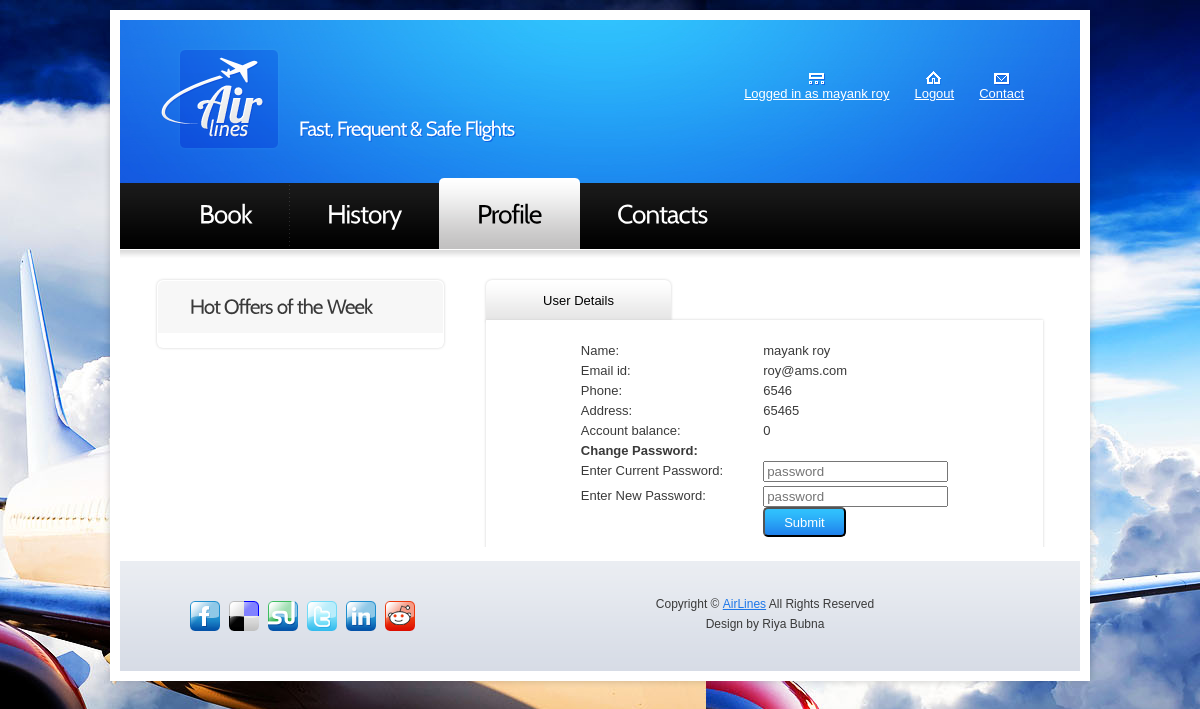
Screenshot of /profile.php (signed in) with the database file from the repository.
### tables this page shows
CREATE TABLE IF NOT EXISTS `users` (
`id` int(10) unsigned NOT NULL,
  `email` varchar(30) NOT NULL,
  `password` varchar(30) NOT NULL,
  `first_name` varchar(30) NOT NULL,
  `last_name` varchar(30) NOT NULL,
  `phone` varchar(30) NOT NULL,
  `address` varchar(30) NOT NULL,
  `isadmin` int(11) NOT NULL DEFAULT '0',
  `balance` int(11) NOT NULL DEFAULT '0'
);

### profile.php (the view, shortened to what this page needs)
<!DOCTYPE html>
<html lang="en">
<head>
<link rel="stylesheet" href="css/reset.css" type="text/css" media="all">
<link rel="stylesheet" href="css/layout.css" type="text/css" media="all">
<link rel="stylesheet" href="css/style.css" type="text/css" media="all">
</head>
<body id="page3">
<div class="main">
  <?php
  echo '<header>';
  include_once 'header.php';
echo '<nav>
<ul id="menu">
<li><a href="book.php"><span><span>Book</span></span></a></li>
<li><a href="history.php"><span><span>History</span></span></a></li>
<li id="menu_active"><a href="profile.php"><span><span>Profile</span></span></a></li>';
echo '<li class="end"><a href="contacts.php"><span><span>Contacts</span></span></a></li>
</ul>
</nav>
</header>';
?>
  <section id="content">
    <div class="wrapper pad1">
      <article class="col1">
        <?php include 'offers.php'; ?>
      </article>
      <article class="col2">
        <div class="tabs2">
          <ul class="nav">
            <li class="selected"><a href="#Flight">User Details</a></li>
          </ul>
          <div class="content" align="center">
          <table style="margin-left: 20px; margin-right: 20px;">
          <br>
            <tr>
              <td style="padding-left:20px;padding-right:20px;">Name:</td>
              <td style="padding-left:20px;padding-right:20px;"><?php echo $user['first_name'].' '.$user['last_name']; ?></td>
            </tr>
            <tr>
              <td style="padding-left:20px;padding-right:20px;">Email id:</td>
              <td style="padding-left:20px;padding-right:20px;"><?php echo $user['email']; ?></td>
            </tr>
            <tr>
              <td style="padding-left:20px;padding-right:20px;">Phone:</td>
              <td style="padding-left:20px;padding-right:20px;"><?php echo $user['phone']; ?></td>
            </tr>
            <tr>
              <td style="padding-left:20px;padding-right:20px;">Address:</td>
              <td style="padding-left:20px;padding-right:20px;"><?php echo $user['address']; ?></td>
            </tr>
            <tr>
              <td style="padding-left:20px;padding-right:20px;">Account balance:</td>
              <td style="padding-left:20px;padding-right:20px;"><?php echo $user['balance']; ?></td>
            </tr>
            <tr>
              <td style="padding-left:20px;padding-right:20px;"><strong>Change Password:</strong></td>
              <td style="padding-left:20px;padding-right:20px;"></td>
            </tr>
            <tr>
              <td style="padding-left:20px;padding-right:20px;">Enter Current Password:</td>
              <td style="padding-left:20px;padding-right:20px;">
                <div class="wrapper">
                <form id="form_1" method="post">
                <div class="row">
                <input type="password" name="current_password" placeholder="password" required></div>
                </div>
              </td>
            </tr>
            <tr>
              <td style="padding-left:20px;padding-right:20px;">Enter New Password:</td>
              <td style="padding-left:20px;padding-right:20px;">
                <div class="wrapper">
                <div class="row">
                <input type="password" name="new_password" placeholder="password" required></div>
                <button name="change_pw_submit" type="add_flight_submit" class="button1" id="loginbtn">Submit</button>
                </div>
              </td>
            </tr>
          </table>
          </div>
        </div>
      </article>
    </div>
  </section>
  <footer>
    <?php include_once('footer.php'); ?>
  </footer>
</div>
</body>
</html>

### header.php (shortened to what this page needs)
<?php
include_once 'db_connect.php';
$res = $mysqli->query(sprintf('SELECT * FROM users WHERE id = %d', $_SESSION['user_id']));
$user = $res->fetch_array();
echo '<div class="wrapper">
<h1><a href="home.php" id="logo">AirLines</a></h1>
<span id="slogan">Fast, Frequent &amp; Safe Flights</span>
<nav id="top_nav">
<ul>
<li><a href="profile.php" class="nav2">Logged in as ';
echo $user['first_name']. ' '.$user['last_name']. '</a></li>';
echo '<li><a href="process_logout.php" class="nav1">Logout</a></li>
<li><a href="contacts.php" class="nav3">Contact</a></li>
</ul>
</nav>
</div>';
?>

### css/layout.css (style rules this page uses)
.col1, .col2, .col3, .cols { float:left }
.col1 { padding-left:37px; width:287px }
.col2 { padding-left:42px; width:557px }

### css/style.css (style rules this page uses)
article, aside, audio, canvas, command, datalist, details, embed, figcaption, figure, footer, header, hgroup, keygen, meter, nav, output, progress, section, source, video { display:block }
.wrapper { width:100%; overflow:hidden }
body { background:url(../images/bg_img.jpg) top center no-repeat #000; border:0; font:13px Arial, Helvetica, sans-serif; color:#3a3a3a; line-height:20px; min-width:980px; padding:10px 0 }
.main { margin:0 auto; width:960px; padding:10px; background:#fff; box-shadow:0 0 7px rgba(0, 0, 0, .2); -moz-box-shadow:0 0 7px rgba(0, 0, 0, .2); -webkit-box-shadow:0 0 7px rgba(0, 0, 0, .2); position:relative }
a { color:#1d77e9; text-decoration:underline; outline:none }
h1 { padding:27px 0 0 41px; float:left }
header { height:230px; width:100%; overflow:hidden; background:url(../images/bg_top.jpg) 0 0 no-repeat }
#logo { display:block; background:url(../images/logo.png) 0 0 no-repeat; width:120px; height:104px; text-indent:-9999px }
#slogan { font-size:20px; line-height:1.2em; color:#fff; float:left; padding:95px 0 0 18px; letter-spacing:-1px }
#top_nav { float:right; padding:38px 56px 0 0 }
#top_nav li { float:left; padding-left:25px; text-align:center }
#top_nav li a { display:inline-block; padding-top:13px; color:#fff }
#top_nav li { display:inline-block; padding-top:13px; color:#fff }
.nav1 { background:url(../images/img_top1.gif) center 0 no-repeat }
.nav2 { background:url(../images/img_top2.gif) center 0 no-repeat }
.nav3 { background:url(../images/img_top3.gif) center 0 no-repeat }
#menu { padding:27px 0 0 42px }
#menu li { float:left; margin-left:-1px; background:url(../images/menu_line.gif) bottom right no-repeat }
#menu .end { background:none }
#menu li a { display:block; height:71px; font-size:26px; line-height:71px; color:#fff; text-decoration:none; letter-spacing:-1px }
#menu li a span { display:block }
#menu li a span span { padding:0 32px; margin:0 6px }
#menu li a:hover, #menu #menu_active a { background:url(../images/menu_left.png) top left no-repeat; color:#000 }
#menu li a:hover span, #menu #menu_active a span { background:url(../images/menu_right.png) top right no-repeat }
#menu li a:hover span span, #menu #menu_active a span span { background:url(../images/menu_bg.gif) top repeat-x }
#content { width:100%; overflow:hidden; padding-bottom:14px }
.pad1 { padding:30px 0; background:url(../images/bg_top2.jpg) 0 0 no-repeat }
.tabs2 { position:relative }
.tabs2 ul.nav { position:absolute; top:0 }
.tabs2 ul.nav li { float:left; padding-right:1px; width:185px }
.tabs2 ul.nav li a { color:#fff; text-align:center; display:block; background:url(../images/tabs.gif) 0 0 repeat-x #30c1fd; line-height:42px; text-decoration:none; border-radius:6px 6px 0 0; -moz-border-radius:6px 6px 0 0; -webkit-border-radius:6px 6px 0 0; box-shadow:0 0 3px #d0d0d0; -moz-box-shadow:0 0 3px #d0d0d0; -webkit-box-shadow:0 0 3px #d0d0d0; position:relative; overflow:hidden }
.tabs2 ul.nav li a:hover, .tabs2 ul.nav .selected a { color:#000; background:url(../images/tabs_active.gif) top repeat-x #e7e6e6 }
.tabs2 .content { background:#fff; border-radius:0 0 6px 6px; -moz-border-radius:0 0 6px 6px; -webkit-border-radius:0 0 6px 6px; box-shadow:0 0 3px #d0d0d0; -moz-box-shadow:0 0 3px #d0d0d0; -webkit-box-shadow:0 0 3px #d0d0d0; position:relative; padding:1px; top:40px; padding-bottom:20px }
.button1 { display:inline-block; font-size:13px; color:#fff; text-decoration:none; line-height:28px; height:30px; padding:0 19px; background:url(../images/button_1.gif) 0 0px repeat-x #1d77e9; border-radius:5px; -moz-border-radius:5px; -webkit-border-radius:5px; position:relative; cursor:pointer }
footer { padding:33px 0 37px 70px; background:url(../images/bg_footer.gif) top repeat-x #d7dce6; font-size:12px; color:#3a3a3a }
#form_1 .row { min-height:25px; width:100%; overflow:hidden }

### rows the page displays
users: first_name "mayank", last_name "roy", email "roy@ams.com", phone "6546", address "65465", balance "0"
